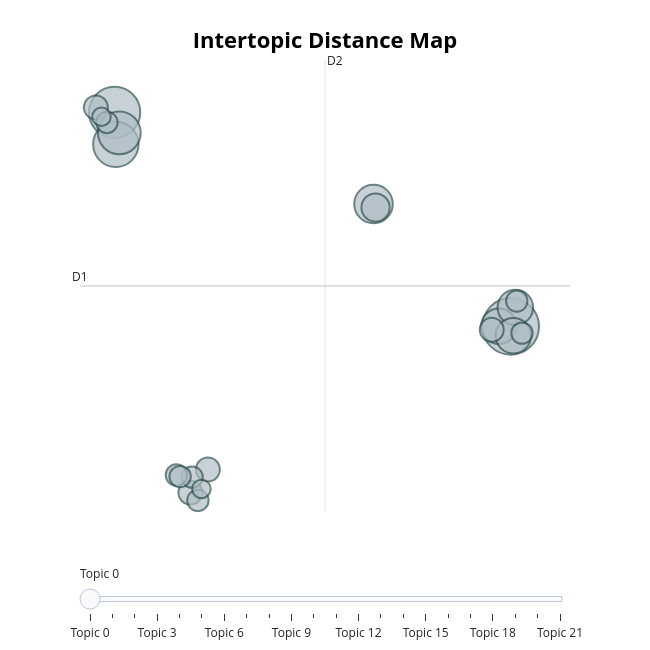

Write notebook code for a chart like this one.
### Code cell
# run this cell to visualize the topics
topic_model.visualize_topics()

### Figure 1 — Plotly figure (JSON) as saved in the notebook; plotly's stock layout.template omitted (floating-point values rounded to 4 significant figures)
{"data": [{"customdata": [[0, "world | new | people | years | america", 28], [1, "states | government | united | congress | public", 23], [2, "government | public | congress | great | national", 18], [3, "states | government | united | public | congress", 16], [4, "government | states | united | year | congress", 13], [5, "america | american | americans | tonight | people", 11], [6, "world | nations | soviet | peace | economic", 11], [7, "new | america | americans | american | people", 11], [8, "states | government | world | united | great", 7], [9, "america | security | weapons | world | americans", 5], [10, "states | government | constitution | congress | united", 5], [11, "government | states | united | congress | year", 5], [12, "bank | public | states | country | government", 5], [13, "people | america | americans | federal | work", 4], [14, "states | united | great | powers | government", 4], [15, "world | economic | program | federal | nations", 4], [16, "congress | states | year | june | government", 4], [17, "united | treaty | states | spain | year", 4], [18, "information | provision | public | united | proper", 4], [19, "states | government | public | united | lands", 4], [20, "government | states | united | congress | public", 3], [21, "states | constitution | government | united | state", 3]], "hovertemplate": "<b>Topic %{customdata[0]}</b><br>%{customdata[1]}<br>Size: %{customdata[2]}", "legendgroup": "", "marker": {"color": "#B0BEC5", "line": {"color": "DarkSlateGrey", "width": 2}, "size": [28, 23, 18, 16, 13, 11, 11, 11, 7, 5, 5, 5, 5, 4, 4, 4, 4, 4, 4, 4, 3, 3], "sizemode": "area", "sizeref": 0.0175, "symbol": "circle"}, "mode": "markers", "name": "", "orientation": "v", "showlegend": false, "type": "scatter", "x": [14.61, -4.131, -4.073, -3.907, 8.122, 14.05, 14.83, 14.74, 8.218, 13.72, -0.5441, 0.2832, -5.016, 15.15, -0.4635, 14.9, -1.206, -1.03, -0.1898, -4.493, -4.752, -0.0225], "xaxis": "x", "y": [2.82, 9.045, 8.114, 8.449, 6.379, 2.828, 3.373, 2.551, 6.276, 2.723, -2.012, -1.34, 9.189, 2.625, -1.563, 3.556, -1.502, -1.548, -2.241, 8.751, 8.916, -1.905], "yaxis": "y"}], "layout": {"annotations": [{"showarrow": false, "text": "D1", "x": -5.768, "y": 3.995, "yshift": 10}, {"showarrow": false, "text": "D2", "x": 5.826, "xshift": 10, "y": 10.57}], "height": 650, "hoverlabel": {"bgcolor": "white", "font": {"family": "Rockwell", "size": 16}}, "legend": {"itemsizing": "constant", "tracegroupgap": 0}, "margin": {"t": 60}, "shapes": [{"line": {"color": "#CFD8DC", "width": 2}, "type": "line", "x0": 5.826, "x1": 5.826, "y0": -2.577, "y1": 10.57}, {"line": {"color": "#9E9E9E", "width": 2}, "type": "line", "x0": -5.768, "x1": 17.42, "y0": 3.995, "y1": 3.995}], "sliders": [{"active": 0, "pad": {"t": 50}, "steps": [{"args": [{"marker.color": [["red", "#B0BEC5", "#B0BEC5", "#B0BEC5", "#B0BEC5", "#B0BEC5", "#B0BEC5", "#B0BEC5", "#B0BEC5", "#B0BEC5", "#B0BEC5", "#B0BEC5", "#B0BEC5", "#B0BEC5", "#B0BEC5", "#B0BEC5", "#B0BEC5", "#B0BEC5", "#B0BEC5", "#B0BEC5", "#B0BEC5", "#B0BEC5"]]}], "label": "Topic 0", "method": "update"}, {"args": [{"marker.color": [["#B0BEC5", "red", "#B0BEC5", "#B0BEC5", "#B0BEC5", "#B0BEC5", "#B0BEC5", "#B0BEC5", "#B0BEC5", "#B0BEC5", "#B0BEC5", "#B0BEC5", "#B0BEC5", "#B0BEC5", "#B0BEC5", "#B0BEC5", "#B0BEC5", "#B0BEC5", "#B0BEC5", "#B0BEC5", "#B0BEC5", "#B0BEC5"]]}], "label": "Topic 1", "method": "update"}, {"args": [{"marker.color": [["#B0BEC5", "#B0BEC5", "red", "#B0BEC5", "#B0BEC5", "#B0BEC5", "#B0BEC5", "#B0BEC5", "#B0BEC5", "#B0BEC5", "#B0BEC5", "#B0BEC5", "#B0BEC5", "#B0BEC5", "#B0BEC5", "#B0BEC5", "#B0BEC5", "#B0BEC5", "#B0BEC5", "#B0BEC5", "#B0BEC5", "#B0BEC5"]]}], "label": "Topic 2", "method": "update"}, {"args": [{"marker.color": [["#B0BEC5", "#B0BEC5", "#B0BEC5", "red", "#B0BEC5", "#B0BEC5", "#B0BEC5", "#B0BEC5", "#B0BEC5", "#B0BEC5", "#B0BEC5", "#B0BEC5", "#B0BEC5", "#B0BEC5", "#B0BEC5", "#B0BEC5", "#B0BEC5", "#B0BEC5", "#B0BEC5", "#B0BEC5", "#B0BEC5", "#B0BEC5"]]}], "label": "Topic 3", "method": "update"}, {"args": [{"marker.color": [["#B0BEC5", "#B0BEC5", "#B0BEC5", "#B0BEC5", "red", "#B0BEC5", "#B0BEC5", "#B0BEC5", "#B0BEC5", "#B0BEC5", "#B0BEC5", "#B0BEC5", "#B0BEC5", "#B0BEC5", "#B0BEC5", "#B0BEC5", "#B0BEC5", "#B0BEC5", "#B0BEC5", "#B0BEC5", "#B0BEC5", "#B0BEC5"]]}], "label": "Topic 4", "method": "update"}, {"args": [{"marker.color": [["#B0BEC5", "#B0BEC5", "#B0BEC5", "#B0BEC5", "#B0BEC5", "red", "#B0BEC5", "#B0BEC5", "#B0BEC5", "#B0BEC5", "#B0BEC5", "#B0BEC5", "#B0BEC5", "#B0BEC5", "#B0BEC5", "#B0BEC5", "#B0BEC5", "#B0BEC5", "#B0BEC5", "#B0BEC5", "#B0BEC5", "#B0BEC5"]]}], "label": "Topic 5", "method": "update"}, {"args": [{"marker.color": [["#B0BEC5", "#B0BEC5", "#B0BEC5", "#B0BEC5", "#B0BEC5", "#B0BEC5", "red", "#B0BEC5", "#B0BEC5", "#B0BEC5", "#B0BEC5", "#B0BEC5", "#B0BEC5", "#B0BEC5", "#B0BEC5", "#B0BEC5", "#B0BEC5", "#B0BEC5", "#B0BEC5", "#B0BEC5", "#B0BEC5", "#B0BEC5"]]}], "label": "Topic 6", "method": "update"}, {"args": [{"marker.color": [["#B0BEC5", "#B0BEC5", "#B0BEC5", "#B0BEC5", "#B0BEC5", "#B0BEC5", "#B0BEC5", "red", "#B0BEC5", "#B0BEC5", "#B0BEC5", "#B0BEC5", "#B0BEC5", "#B0BEC5", "#B0BEC5", "#B0BEC5", "#B0BEC5", "#B0BEC5", "#B0BEC5", "#B0BEC5", "#B0BEC5", "#B0BEC5"]]}], "label": "Topic 7", "method": "update"}, {"args": [{"marker.color": [["#B0BEC5", "#B0BEC5", "#B0BEC5", "#B0BEC5", "#B0BEC5", "#B0BEC5", "#B0BEC5", "#B0BEC5", "red", "#B0BEC5", "#B0BEC5", "#B0BEC5", "#B0BEC5", "#B0BEC5", "#B0BEC5", "#B0BEC5", "#B0BEC5", "#B0BEC5", "#B0BEC5", "#B0BEC5", "#B0BEC5", "#B0BEC5"]]}], "label": "Topic 8", "method": "update"}, {"args": [{"marker.color": [["#B0BEC5", "#B0BEC5", "#B0BEC5", "#B0BEC5", "#B0BEC5", "#B0BEC5", "#B0BEC5", "#B0BEC5", "#B0BEC5", "red", "#B0BEC5", "#B0BEC5", "#B0BEC5", "#B0BEC5", "#B0BEC5", "#B0BEC5", "#B0BEC5", "#B0BEC5", "#B0BEC5", "#B0BEC5", "#B0BEC5", "#B0BEC5"]]}], "label": "Topic 9", "method": "update"}, {"args": [{"marker.color": [["#B0BEC5", "#B0BEC5", "#B0BEC5", "#B0BEC5", "#B0BEC5", "#B0BEC5", "#B0BEC5", "#B0BEC5", "#B0BEC5", "#B0BEC5", "red", "#B0BEC5", "#B0BEC5", "#B0BEC5", "#B0BEC5", "#B0BEC5", "#B0BEC5", "#B0BEC5", "#B0BEC5", "#B0BEC5", "#B0BEC5", "#B0BEC5"]]}], "label": "Topic 10", "method": "update"}, {"args": [{"marker.color": [["#B0BEC5", "#B0BEC5", "#B0BEC5", "#B0BEC5", "#B0BEC5", "#B0BEC5", "#B0BEC5", "#B0BEC5", "#B0BEC5", "#B0BEC5", "#B0BEC5", "red", "#B0BEC5", "#B0BEC5", "#B0BEC5", "#B0BEC5", "#B0BEC5", "#B0BEC5", "#B0BEC5", "#B0BEC5", "#B0BEC5", "#B0BEC5"]]}], "label": "Topic 11", "method": "update"}, {"args": [{"marker.color": [["#B0BEC5", "#B0BEC5", "#B0BEC5", "#B0BEC5", "#B0BEC5", "#B0BEC5", "#B0BEC5", "#B0BEC5", "#B0BEC5", "#B0BEC5", "#B0BEC5", "#B0BEC5", "red", "#B0BEC5", "#B0BEC5", "#B0BEC5", "#B0BEC5", "#B0BEC5", "#B0BEC5", "#B0BEC5", "#B0BEC5", "#B0BEC5"]]}], "label": "Topic 12", "method": "update"}, {"args": [{"marker.color": [["#B0BEC5", "#B0BEC5", "#B0BEC5", "#B0BEC5", "#B0BEC5", "#B0BEC5", "#B0BEC5", "#B0BEC5", "#B0BEC5", "#B0BEC5", "#B0BEC5", "#B0BEC5", "#B0BEC5", "red", "#B0BEC5", "#B0BEC5", "#B0BEC5", "#B0BEC5", "#B0BEC5", "#B0BEC5", "#B0BEC5", "#B0BEC5"]]}], "label": "Topic 13", "method": "update"}, {"args": [{"marker.color": [["#B0BEC5", "#B0BEC5", "#B0BEC5", "#B0BEC5", "#B0BEC5", "#B0BEC5", "#B0BEC5", "#B0BEC5", "#B0BEC5", "#B0BEC5", "#B0BEC5", "#B0BEC5", "#B0BEC5", "#B0BEC5", "red", "#B0BEC5", "#B0BEC5", "#B0BEC5", "#B0BEC5", "#B0BEC5", "#B0BEC5", "#B0BEC5"]]}], "label": "Topic 14", "method": "update"}, {"args": [{"marker.color": [["#B0BEC5", "#B0BEC5", "#B0BEC5", "#B0BEC5", "#B0BEC5", "#B0BEC5", "#B0BEC5", "#B0BEC5", "#B0BEC5", "#B0BEC5", "#B0BEC5", "#B0BEC5", "#B0BEC5", "#B0BEC5", "#B0BEC5", "red", "#B0BEC5", "#B0BEC5", "#B0BEC5", "#B0BEC5", "#B0BEC5", "#B0BEC5"]]}], "label": "Topic 15", "method": "update"}, {"args": [{"marker.color": [["#B0BEC5", "#B0BEC5", "#B0BEC5", "#B0BEC5", "#B0BEC5", "#B0BEC5", "#B0BEC5", "#B0BEC5", "#B0BEC5", "#B0BEC5", "#B0BEC5", "#B0BEC5", "#B0BEC5", "#B0BEC5", "#B0BEC5", "#B0BEC5", "red", "#B0BEC5", "#B0BEC5", "#B0BEC5", "#B0BEC5", "#B0BEC5"]]}], "label": "Topic 16", "method": "update"}, {"args": [{"marker.color": [["#B0BEC5", "#B0BEC5", "#B0BEC5", "#B0BEC5", "#B0BEC5", "#B0BEC5", "#B0BEC5", "#B0BEC5", "#B0BEC5", "#B0BEC5", "#B0BEC5", "#B0BEC5", "#B0BEC5", "#B0BEC5", "#B0BEC5", "#B0BEC5", "#B0BEC5", "red", "#B0BEC5", "#B0BEC5", "#B0BEC5", "#B0BEC5"]]}], "label": "Topic 17", "method": "update"}, {"args": [{"marker.color": [["#B0BEC5", "#B0BEC5", "#B0BEC5", "#B0BEC5", "#B0BEC5", "#B0BEC5", "#B0BEC5", "#B0BEC5", "#B0BEC5", "#B0BEC5", "#B0BEC5", "#B0BEC5", "#B0BEC5", "#B0BEC5", "#B0BEC5", "#B0BEC5", "#B0BEC5", "#B0BEC5", "red", "#B0BEC5", "#B0BEC5", "#B0BEC5"]]}], "label": "Topic 18", "method": "update"}, {"args": [{"marker.color": [["#B0BEC5", "#B0BEC5", "#B0BEC5", "#B0BEC5", "#B0BEC5", "#B0BEC5", "#B0BEC5", "#B0BEC5", "#B0BEC5", "#B0BEC5", "#B0BEC5", "#B0BEC5", "#B0BEC5", "#B0BEC5", "#B0BEC5", "#B0BEC5", "#B0BEC5", "#B0BEC5", "#B0BEC5", "red", "#B0BEC5", "#B0BEC5"]]}], "label": "Topic 19", "method": "update"}, {"args": [{"marker.color": [["#B0BEC5", "#B0BEC5", "#B0BEC5", "#B0BEC5", "#B0BEC5", "#B0BEC5", "#B0BEC5", "#B0BEC5", "#B0BEC5", "#B0BEC5", "#B0BEC5", "#B0BEC5", "#B0BEC5", "#B0BEC5", "#B0BEC5", "#B0BEC5", "#B0BEC5", "#B0BEC5", "#B0BEC5", "#B0BEC5", "red", "#B0BEC5"]]}], "label": "Topic 20", "method": "update"}, {"args": [{"marker.color": [["#B0BEC5", "#B0BEC5", "#B0BEC5", "#B0BEC5", "#B0BEC5", "#B0BEC5", "#B0BEC5", "#B0BEC5", "#B0BEC5", "#B0BEC5", "#B0BEC5", "#B0BEC5", "#B0BEC5", "#B0BEC5", "#B0BEC5", "#B0BEC5", "#B0BEC5", "#B0BEC5", "#B0BEC5", "#B0BEC5", "#B0BEC5", "red"]]}], "label": "Topic 21", "method": "update"}]}], "title": {"font": {"color": "Black", "size": 22}, "text": "<b>Intertopic Distance Map</b>", "x": 0.5, "xanchor": "center", "y": 0.95, "yanchor": "top"}, "width": 650, "xaxis": {"anchor": "y", "domain": [0, 1], "range": [-5.768, 17.42], "title": {"text": ""}, "visible": false}, "yaxis": {"anchor": "x", "domain": [0, 1], "range": [-2.577, 10.57], "title": {"text": ""}, "visible": false}}}
